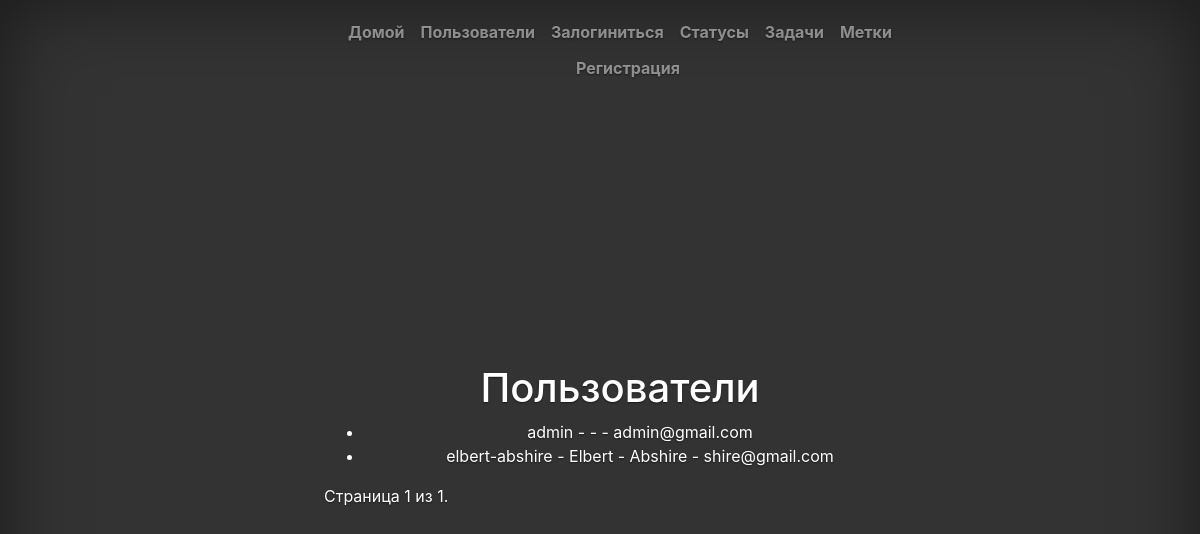
The app's page /users/, older data.
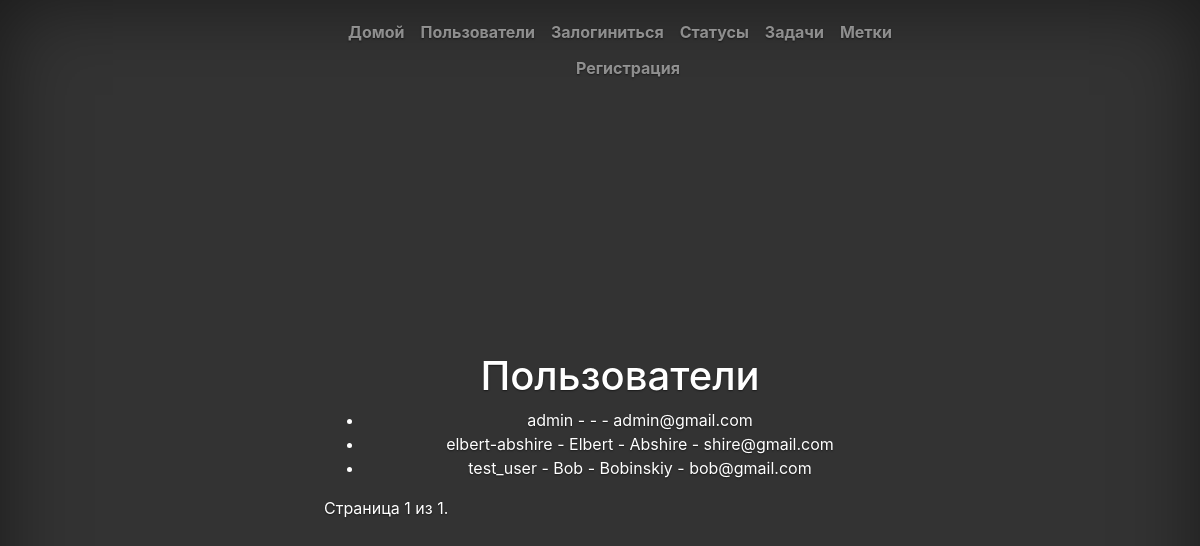
The same page, newer data.
### users/models.py (models this page shows, shortened)
class CustomUser(AbstractUser):
    class Meta():
        ordering = ['username']

### users/views.py (the view, shortened to what this page needs)
# urls.py: path('', views.ListUserView.as_view(), name='user_list'),
class ListUserView(generic.ListView):
    model = CustomUser
    paginate_by = 10
    template_name = 'user_index.html'

### users/templates/user_index.html (shortened to what this page needs)
{% extends 'index.html' %}
{% load bootstrap4 %}
{% load i18n %}
{% translate "previous" as previous %}
{% translate "next" as next %}
{% translate "last" as last %}
{% block welcome %}
<h1>Пользователи</h1>
	{% if user.is_authenticated %}
		<table border="2" align="center">
			<tr>
				<th>ID пользователя</th>
				<th>Nick пользователя</th>
				<th>Имя пользователя</th>
				<th>Фамилия пользователя</th>
				<th>E-mail пользователя</th>
			</tr>
		{% for user in object_list %}
			<tr>
				<td><a href={% url 'users:user' user.id %}>{{ user.id }}</a></td>
				<td><a href={% url 'users:user' user.id %}>{{ user.username }}</a></td>
				<td><a href={% url 'users:user' user.id %}>{{ user.first_name }}</a></td>
				<td><a href={% url 'users:user' user.id %}>{{ user.last_name }}</a></td>
				<td><a href={% url 'users:user' user.id %}>{{ user.email }}</a></td>
			</tr>
		{% endfor %}
		</table>
	{% else %}
		<ul>
		{% for user in object_list %}
			<li>{{ user.username }} - {{ user.first_name }} - {{user.last_name}} - {{ user.email }}</li>
		{% endfor %}
		</ul>
	{% endif %}
<div class="pagination">
    <span class="step-links">
	    <span class="current">
	        Страница {{ page_obj.number }} из {{ page_obj.paginator.num_pages }}.
	    </span>
    </span>
</div>
{% endblock %}

### task_manager/templates/index.html (shortened to what this page needs)
{% load static %}
{% load bootstrap4 %}
{% load i18n %}
<!doctype html>
<html lang="en">
  <head>
    <link href="{% static 'css/bootstrap.min.css'%}" rel="stylesheet">
    <link href="{% static 'css/cover.css'%}" rel="stylesheet">
  </head>
  <body class="text-center">
  <ul>
  </ul>
    <div class="cover-container d-flex h-100 p-3 mx-auto flex-column">
      <header class="masthead mb-auto">
        <div class="inner">
          <nav class="nav nav-masthead justify-content-center">
	        <a class="nav-link" href={% url 'home' %}>{% translate "Домой" %}</a>
	        <a class="nav-link" href={% url 'users:user_list' %}>{% translate "Пользователи" %}</a>
              {% block login_link %}
                {% if not user.is_authenticated %}
                    <a class="nav-link" href={% url 'login' %}>{% translate "Залогиниться" %}</a>
                {% endif %}
              {% endblock login_link %}
        <a class="nav-link" href={% url 'statuses_list' %}>{% translate "Статусы" %}</a>
        <a class="nav-link" href={% url 'tasks:tasks_list' %}>{% translate "Задачи" %}</a>
        <a class="nav-link" href={% url 'labels_list' %}>{% translate "Метки" %}</a>
	    <a class="nav-link" href={% url 'users:create_user' %}>{% translate "Регистрация" %}</a>
          </nav>
        </div>
      </header>
      <main role="main" class="inner cover">
          {% block welcome %}{% endblock welcome %}
      </main>
    </div>
  </body>
</html>

### task_manager/static/css/cover.css (style rules this page uses)
a, a:focus, a:hover { color: #fff; }
html, body { height: 100%; background-color: #333; }
body { display: -ms-flexbox; display: -webkit-box; display: flex; -ms-flex-pack: center; -webkit-box-pack: center; justify-content: center; color: #fff; text-shadow: 0 .05rem .1rem rgba(0, 0, 0, .5); box-shadow: inset 0 0 5rem rgba(0, 0, 0, .5); }
.cover-container { max-width: 42em; }
.masthead { margin-bottom: 2rem; }
.nav-masthead .nav-link { padding: .25rem 0; font-weight: 700; color: rgba(255, 255, 255, .5); background-color: transparent; border-bottom: .25rem solid transparent; }
.nav-masthead .nav-link + .nav-link { margin-left: 1rem; }
@media (min-width: 48em) { .nav-masthead { float: right; } }
.cover { padding: 0 1.5rem; }

Row changes from the older to the newer data that the page shows:
added CustomUser: username "test_user", first_name "Bob", last_name "Bobinskiy", email "bob@gmail.com"
